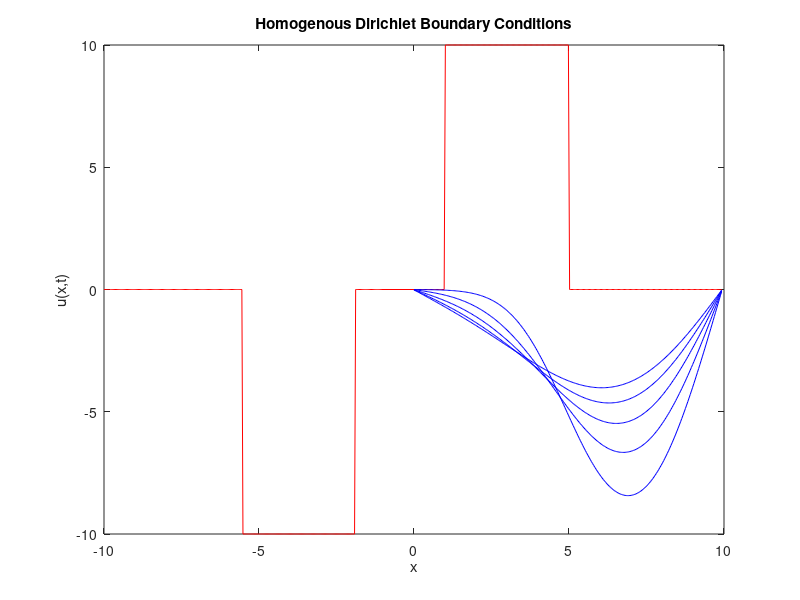
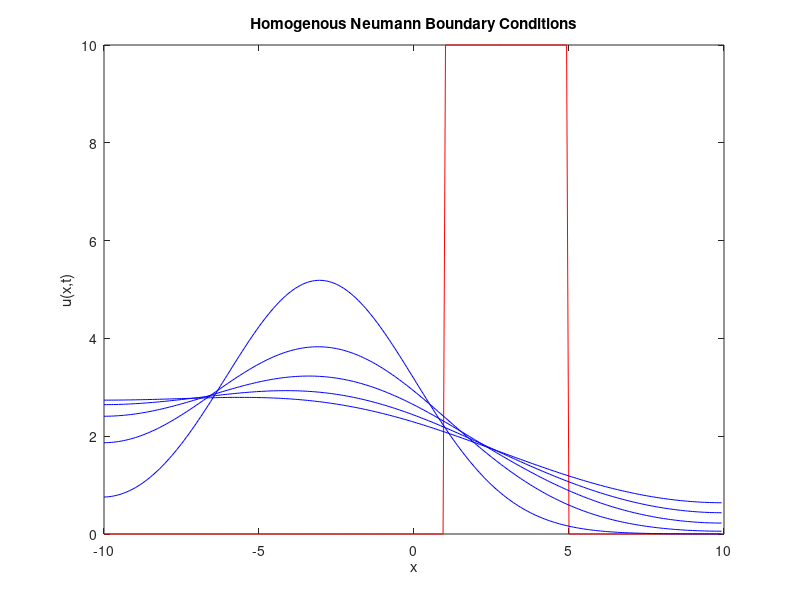
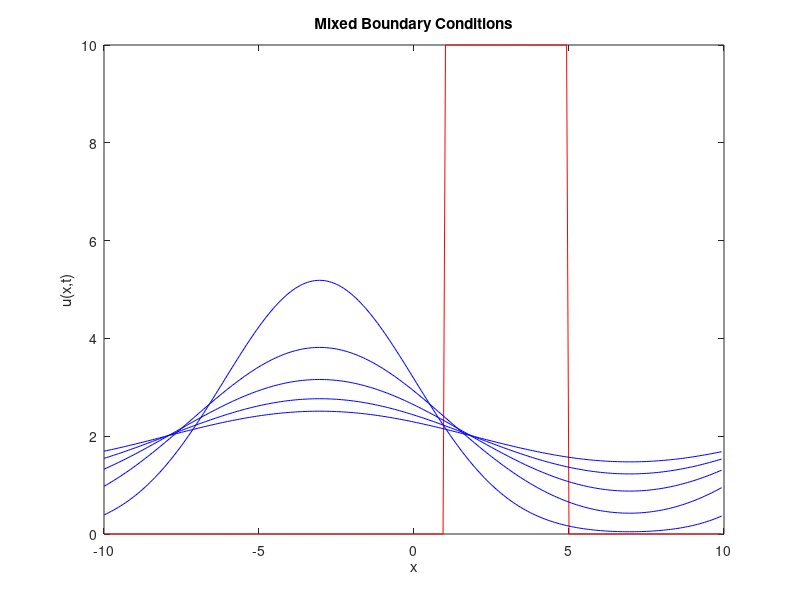

MATLAB code to generate these figures, in order:
clear all
close all
clc

%%
%%%%%%%%%%%%%%%%%%%%%%%%%
% Homogeneous Dirichlet %
%%%%%%%%%%%%%%%%%%%%%%%%%

J = 256;      % use a power of two for maximum efficiency
L = 10;       % half width of domain
dx = 2 * L / J;   % spatial step size
x1 = linspace(0, L - dx, J);  % FFT assumes f(L)=f(-L), so last point unnecessary
x2 = linspace(-L, -1, J);
x = [x2, x1];
D = 1;        % diffusion constant

% set initial condition and take FFT
f = 10 * (abs(x1 - 3) < 2);     % block wave, width 4, centered at x=3

% Homogenous Dirichlet boundary conditions (u = 0 at x = -L and x = L)
% Reflect f with inverted sign at boundaries
% NOTE: the -fliplr(f) function takes the list, flips it, and makes it
% negative, for example if f = [1, 2, 3, 4], the -fliplr(f) = [-4, -3, -2, -1]
f_reflected_dirichlet = [-fliplr(f), f];

% Update ks to match the length of the expanded domain
ks_reflected = pi / L * [0:(2*J)/2 1-(2*J)/2:-1];  % Adjust for size 2*J

length(f_reflected_dirichlet)
length(x)

% Homogenous Dirichlet
figure;
fk = fft(f_reflected_dirichlet);  % transform!
plot(x, f_reflected_dirichlet, 'r'), hold on  % IC in red (only plot original domain)
for t = 1:5   % times for the various solutions
    uk = exp(-D * t * ks_reflected.^2).*fk;     % solution in wave space
    u = real(ifft(uk)); % inverse FFT, ignore small imaginary bits
    u = u(1:J); % extract original domain
    plot(x1, u, 'b')
end
title('Homogenous Dirichlet Boundary Conditions')
xlabel('x'), ylabel('u(x,t)')
hold off

%%
%%%%%%%%%%%%%%%%%%%%%%%
% Homogeneous Neumann %
%%%%%%%%%%%%%%%%%%%%%%%

J = 256;      % use a power of two for maximum efficiency
L = 10;       % half width of domain
dx = 2 * L / J;   % spatial step size
x = linspace(-L, L - dx, J);  % FFT assumes f(L)=f(-L), so last point unnecessary
D = 1;        % diffusion constant

% set initial condition and take FFT
f = 10 * (abs(x - 3) < 2);     % block wave, width 4, centered at x=3

% Homogenous Neumann boundary conditions (du/dx = 0 at x = -L and x = L)
% Reflect f without inverting sign at boundaries
f_reflected_neumann = [fliplr(f), f];

% Update ks to match the length of the expanded domain
ks_reflected = pi / L * [0:(2*J)/2 1-(2*J)/2:-1];  % Adjust for size 2*J

% Homogenous Neumann
figure;
fk = fft(f_reflected_neumann);  % transform!
plot(x, f, 'r'), hold on  % IC in red (only plot original domain)
for t = 1:5   % times for the various solutions
    uk = exp(-D * t * ks_reflected.^2) .* fk;     % solution in wave space
    u = real(ifft(uk)); % inverse FFT, ignore small imaginary bits
    u = u(1:J); % extract original domain
    plot(x, u, 'b')
end
title('Homogenous Neumann Boundary Conditions')
xlabel('x'), ylabel('u(x,t)')
hold off

%%
%%%%%%%%%
% Mixed %
%%%%%%%%%

J = 256;      % use a power of two for maximum efficiency
L = 10;       % half width of domain
dx = 2 * L / J;   % spatial step size
x = linspace(-L, L - dx, J);  % FFT assumes f(L)=f(-L), so last point unnecessary
D = 1;        % diffusion constant

% set initial condition and take FFT
f = 10 * (abs(x - 3) < 2);     % block wave, width 4, centered at x=3

% Mixed boundary conditions (Dirichlet at x = -L, Neumann at x = L)
f_mixed = [fliplr(f), f];  % Dirichlet reflection at -L
f_mixed(end/2+1:end) = fliplr(f);  % Neumann reflection at L

% Update ks to match the length of the expanded domain
ks_reflected = pi / L * [0:(2*J)/2 1-(2*J)/2:-1];  % Adjust for size 2*J

% Mixed boundary conditions
figure;
fk = fft(f_mixed);  % transform!
plot(x, f, 'r'), hold on  % IC in red (only plot original domain)
for t = 1:5   % times for the various solutions
    uk = exp(-D * t * ks_reflected.^2) .* fk;     % solution in wave space
    u = real(ifft(uk)); % inverse FFT, ignore small imaginary bits
    u = u(1:J); % extract original domain
    plot(x, u, 'b')
end
title('Mixed Boundary Conditions')
xlabel('x'), ylabel('u(x,t)')
hold off